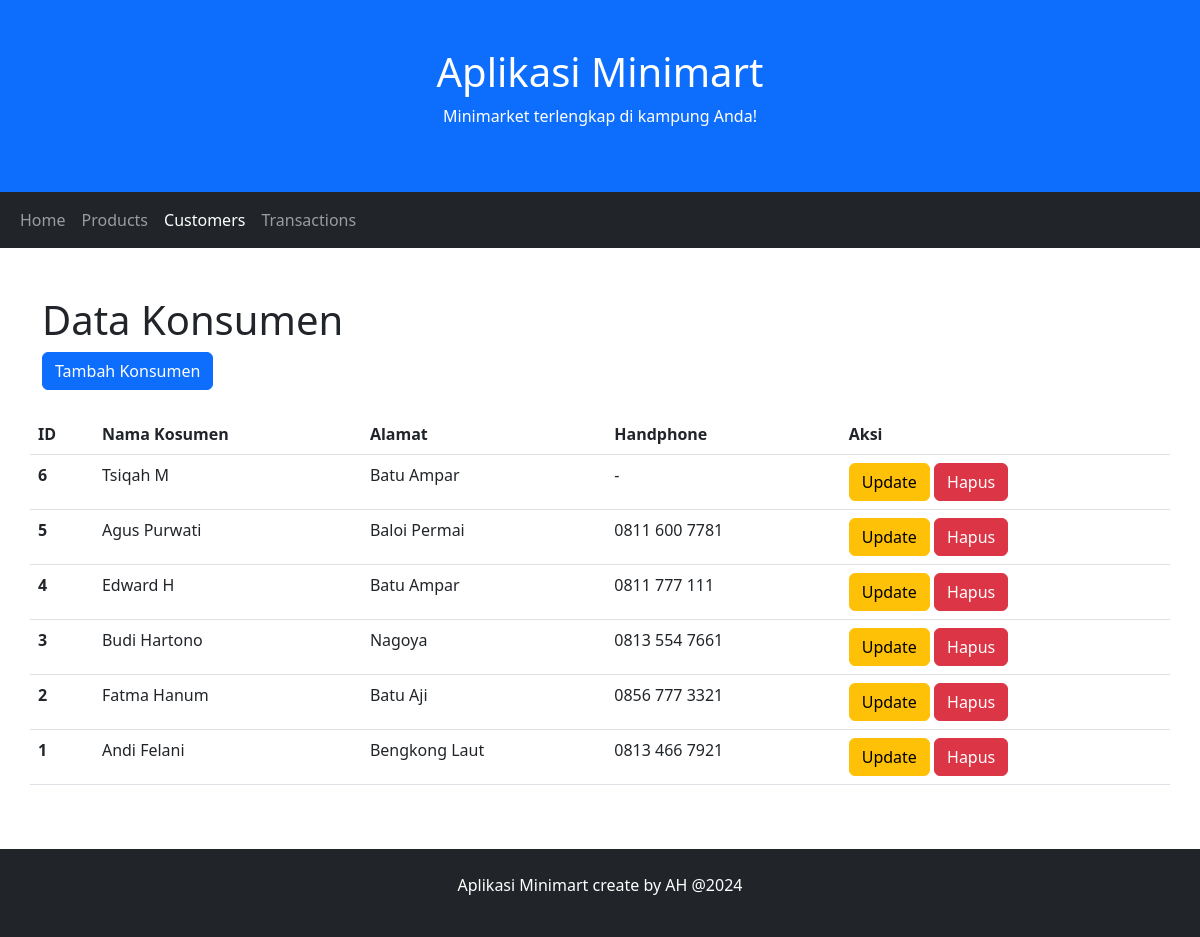
The page /customers.php on the database its author committed.
### tables this page shows
CREATE TABLE IF NOT EXISTS `customers` (
  `id` int(11) NOT NULL AUTO_INCREMENT,
  `cust_name` varchar(50) NOT NULL,
  `address` text NOT NULL,
  `phone` varchar(20) DEFAULT NULL,
  PRIMARY KEY (`id`)
);

### customers.php (the view, shortened to what this page needs)
<!DOCTYPE html>
<html lang="en">
<head>
  <link href="css/bootstrap.min.css" rel="stylesheet">
</head>
<body>
<div class="p-5 bg-primary text-white text-center">
  <h1>Aplikasi Minimart</h1>
  <p>Minimarket terlengkap di kampung Anda!</p>
</div>
<nav class="navbar navbar-expand-sm bg-dark navbar-dark">
  <div class="container-fluid">
    <ul class="navbar-nav">
      <li class="nav-item">
        <a class="nav-link" href="index.php">Home</a>
      </li>
      <li class="nav-item">
        <a class="nav-link" href="products.php">Products</a>
      </li>
      <li class="nav-item">
        <a class="nav-link active" href="customers.php">Customers</a>
      </li>
      <li class="nav-item">
        <a class="nav-link" href="trans.php">Transactions</a>
      </li>
    </ul>
  </div>
</nav>
<div class="container mt-5">
    <h1>Data Konsumen</h1>
    <a class="btn btn-primary" href="customer_new.php">Tambah Konsumen</a>
    <br><br>
    <div class="row">
    <table class="table table-hover">
        <thead>
            <tr>
            <th scope="col">ID</th>
            <th scope="col">Nama Kosumen</th>
            <th scope="col">Alamat</th>
            <th scope="col">Handphone</th>
            <th scope="col">Aksi</th>
            </tr>
        </thead>
        <?php
            include('lib/koneksi.php');
                $qry = "SELECT * FROM customers";
                $check = $db->query($qry) or die($db->error. __LINE__);
                if($check -> num_rows > 0)
                {
                    $sql = "SELECT * FROM customers ORDER BY id DESC";
                    if(!$hasil = $db->query($sql))
                    {
                        die('Query error['. $db->error.']');
                    }
                    while ($cust = $hasil -> fetch_object())
                    {
        ?>
        <tbody>
            <tr>
            <th scope="row"><?php echo $cust->id; ?></th>
            <td><?php echo $cust->cust_name; ?></td>
            <td><?php echo $cust->address; ?></td>
            <td><?php echo $cust->phone; ?></td>
            <td>
                <a class="btn btn-warning" href="">Update</a>
                <a class="btn btn-danger" href="">Hapus</a>
            </td>
            </tr>
        </tbody>
        <?php
                  }
            }
        ?>
        </table>
  </div>
</div>
<div class="mt-5 p-4 bg-dark text-white text-center">
  <p>Aplikasi Minimart create by AH @2024</p>
</div>
</body>
</html>

### rows shown on the page
customers: id "6", cust_name "Tsiqah M", address "Batu Ampar", phone "-"
customers: id "5", cust_name "Agus Purwati", address "Baloi Permai", phone "0811 600 7781"
customers: id "4", cust_name "Edward H", address "Batu Ampar", phone "0811 777 111"
customers: id "3", cust_name "Budi Hartono", address "Nagoya", phone "0813 554 7661"
customers: id "2", cust_name "Fatma Hanum", address "Batu Aji", phone "0856 777 3321"
customers: id "1", cust_name "Andi Felani", address "Bengkong Laut", phone "0813 466 7921"
